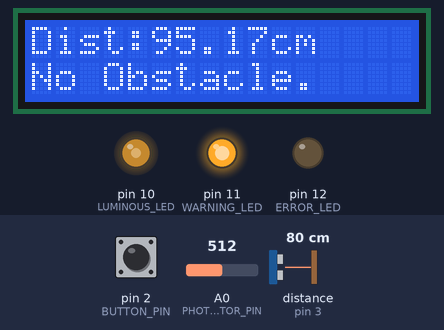
A sketch run on a simulated Arduino Uno, built with avr-gcc and run on an emulated ATmega328P. Shown: 16×2 character LCD, output pins drawn as LEDs (lit = HIGH). Wiring (inferred from the names in the program): ultrasonic range finder: trigger pin 4; echo pin 3. Dashed ring = blinking. The test bench sets the inputs (shaded band); at power-on: distance to the obstacle (sensor on pin 3) 80 cm, A0 (PHOTORESISTOR_PIN) = 512, pin 2 (BUTTON_PIN) HIGH. The echo pulse lasts 58.3 µs per cm; pins used as bus, display or sensor lines are not drawn.

Above: at 1.8 s.
2.3 s: distance to the obstacle (sensor on pin 3) set to 12 cm
At 3.16 s:
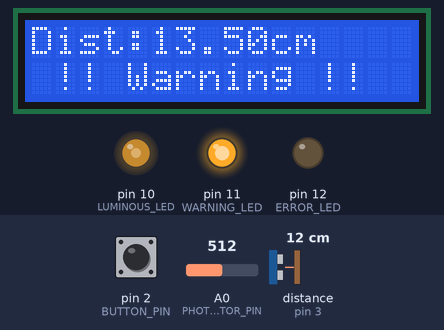
4.0 s: distance to the obstacle (sensor on pin 3) set to 10 cm
At 4.75 s:
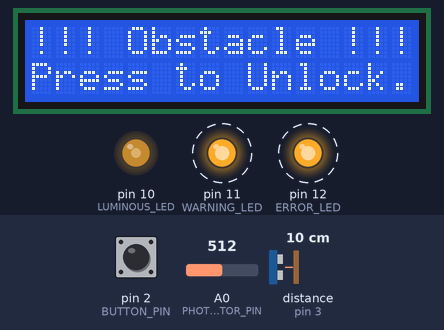
7.0 s: A0 (PHOTORESISTOR_PIN) set to 306
At 7.75 s:
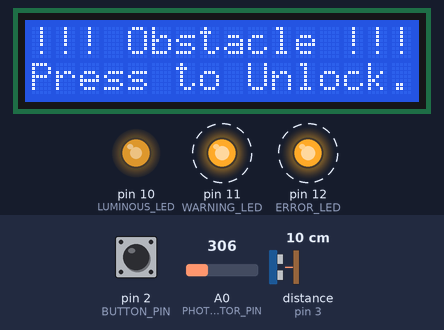
10.0 s: pin 2 (BUTTON_PIN) pulled LOW for 0.15 s
11.6 s: A0 (PHOTORESISTOR_PIN) set to 122
At 11.8 s:
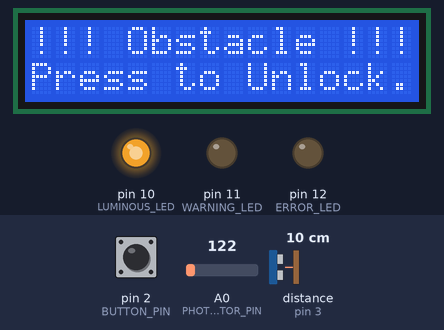
14.5 s: pin 2 (BUTTON_PIN) pulled LOW for 1 s
Timing chart, 0 to 18.0 s (numbered marks = the images above; inputs shaded):
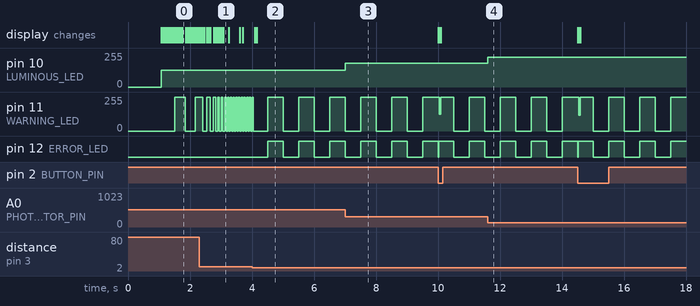

Measured:
- the behaviour switches between 11 and 10 cm on distance to the obstacle (sensor on pin 3) (found by bisection; images 1 and 2)
- after the input at 4.0 s, pin 11 (WARNING_LED): alternates 255/255 for 0.50 s and 0/255 for 0.50 s, starting after 0.50 s; pin 12 (ERROR_LED): alternates HIGH for 0.50 s and LOW for 0.50 s, starting after 0.50 s; the display: first differs from a run without the input after 0.15 s (image 2)
- after the input at 7.0 s, pin 10 (LUMINOUS_LED): 127/255 → 179/255 at once
- after the input at 11.6 s, pin 10 (LUMINOUS_LED): 179/255 → 225/255 at once

The sketch:

Interactive_Obstacle_detection004.ino
```cpp
#include <LiquidCrystal.h>
#include<IRremote.h>
#include<EEPROM.h>
//Ultrasonic Sensor
#define ECHO_PIN 3
#define TRIGGER_PIN 4
//Ir Receiver
#define IR_RECEIVER_PIN 5
//LEDs
#define WARNING_LED 11
#define ERROR_LED 12
#define LUMINOUS_LED 10
#define LOCK_DISTANCE 10.00
#define WARNING_DISTANCE 60.00
//button
#define BUTTON_PIN 2
//lcd
#define LCD_RS_PIN A5
#define LCD_E_PIN  A4
#define LCD_D4_PIN 6
#define LCD_D5_PIN 7
#define LCD_D6_PIN 8
#define LCD_D7_PIN 9
//Ir Button Mapping
#define IR_BUTTON_PLAY  1
#define IR_BUTTON_OFF  18
#define IR_BUTTON_EQ    4
#define IR_BUTTON_RIGHT 3
#define IR_BUTTON_LEFT  2
#define DIST_IN_CM 0
#define DIST_IN_INCHES 1
#define CM_TO_INCHES 0.393701
#define EEPROM_ADDRESS_DIST_UNIT 80
#define PHOTORESISTOR_PIN A0
//Lcd Mode
#define LCD_MODE_DISTANCE 0
#define LCD_MODE_SETTINGS 1
#define LCD_MODE_LUMINOSITY 2

unsigned long LastTimeUltrasonicTrigger = millis();
unsigned long UltrasonicDelay = 60;
volatile bool newDistanceAvailable = false ;

volatile long PulseInBegin;
volatile long PulseInEnd;
unsigned int PreviousDistance = 380;

unsigned long LastTimeWarningLedBlinked = millis();
unsigned long BlinkDelay = 500;
byte WarningLedState = LOW;
unsigned long LastTimeErrorLedBlinked = millis();
unsigned long ErrorBlinkDelay = 500;
byte ErrorLedState = LOW;

unsigned long LastTimeButtonPressed = millis();
unsigned long DebounceDelay = 50;
byte ButtonState;

unsigned long LastTimeReadLuminosity = millis();
unsigned long ReadingDelay = 100;

bool isLocked = false;
int DistanceUnit = DIST_IN_CM;
int LcdMode = LCD_MODE_DISTANCE;
LiquidCrystal lcd( LCD_RS_PIN ,LCD_E_PIN ,LCD_D4_PIN ,LCD_D5_PIN ,LCD_D6_PIN ,LCD_D7_PIN );

void triggerUltrasonicSensor()
{
  digitalWrite(TRIGGER_PIN, LOW);
  delayMicroseconds(2);
  digitalWrite(TRIGGER_PIN,HIGH);
  delayMicroseconds(10);
  digitalWrite(TRIGGER_PIN,LOW);
}

void UltrasonicInterrupt()
{
   if(digitalRead(ECHO_PIN) == HIGH){
   PulseInBegin = micros();
   }
   else{
    PulseInEnd = micros();
    newDistanceAvailable = true;
   }
}

double UltrasonicDistance()
{
  double TimeDurationMicros = PulseInEnd - PulseInBegin ;
  double Distance = TimeDurationMicros / 58.00;
  if(Distance > 300.0){
    return PreviousDistance;
  }
  Distance = PreviousDistance *0.8 + Distance *0.2 ;
  PreviousDistance = Distance;
  return Distance;
}

void toggleWarningLed(){
  WarningLedState =(WarningLedState == HIGH )? LOW : HIGH ;
  digitalWrite(WARNING_LED, WarningLedState);
}

void toggleErrorLed(){
  ErrorLedState = (ErrorLedState == HIGH )? LOW : HIGH ;
  digitalWrite(ERROR_LED, ErrorLedState);
}

void SetWarningLedBlinkRateFromDistance(double distance)
{
  BlinkDelay = distance*4 ;
  //Serial.println(BlinkDelay);
}

void lock(){
  if(!isLocked){
    isLocked = true;
    WarningLedState = LOW ;
    ErrorLedState = LOW ;
  }
}

void Unlock()
{
  if(isLocked){
    isLocked = false;
    ErrorLedState = LOW ;
    digitalWrite(ERROR_LED, ErrorLedState);
    lcd.clear();
  }
}

void PrintDistOnLed(double distance)
{
  if(isLocked){
     lcd.setCursor(0,0);
     lcd.print("!!! Obstacle !!!   ");
     lcd.setCursor(0,1);
     lcd.print("Press to Unlock. ");
  }else if(LcdMode ==LCD_MODE_DISTANCE){
    lcd.setCursor(0,0);
    lcd.print("Dist:");
    if(DistanceUnit == DIST_IN_INCHES){
       lcd.print(distance * CM_TO_INCHES);
       lcd.print("in      ");
    }else{
        lcd.print(distance);
        lcd.print("cm        ");
    }
    lcd.setCursor(0,1);
    if(distance > WARNING_DISTANCE){
       lcd.print("No Obstacle.            ");
    }else{
       lcd.print(" !! Warning !!   ");
    }
  }
}

void toggleDistanceUnit()
{
  if(DistanceUnit == DIST_IN_CM){
    DistanceUnit = DIST_IN_INCHES;
  }else{
    DistanceUnit = DIST_IN_CM;
  }
  EEPROM.write(EEPROM_ADDRESS_DIST_UNIT, DistanceUnit);
}

void toggleLcdScreen(bool Next)
{
  switch(LcdMode) {
    case LCD_MODE_DISTANCE : {
       LcdMode = (Next)? LCD_MODE_SETTINGS: LCD_MODE_LUMINOSITY;
       break;
    }
    case LCD_MODE_SETTINGS : {
      LcdMode = (Next)? LCD_MODE_LUMINOSITY: LCD_MODE_DISTANCE;
    }
    case LCD_MODE_LUMINOSITY : {
      LcdMode = (Next)? LCD_MODE_DISTANCE: LCD_MODE_SETTINGS;
    }
    default : {
      LcdMode = LCD_MODE_DISTANCE;
    }
  }

  lcd.clear();
  if(LcdMode == LCD_MODE_SETTINGS){
    lcd.setCursor(0,0);
    lcd.print("Press on OFF to :    ");
    lcd.setCursor(0,1);
    lcd.print("reset Settings.     ");
  }
}

void resetSettingdToDefault()
{
  if(LcdMode == LCD_MODE_SETTINGS){
     DistanceUnit = DIST_IN_CM;
     EEPROM.write(EEPROM_ADDRESS_DIST_UNIT, DistanceUnit);
     lcd.clear();
     lcd.setCursor(0,0);
     lcd.print("Settings Have  ");
     lcd.setCursor(0,1);
     lcd.print("Been Reset.    ");
  }
}

void setLuminosityLedBrightness(int Luminosity)
{
  byte Brightness = 255 - Luminosity / 4;
  analogWrite(LUMINOUS_LED, Brightness);
}

void printLuminosityOnLcd(int Luminosity)
{
  if( !isLocked && LcdMode==LCD_MODE_LUMINOSITY ){
    lcd.clear();
     lcd.setCursor(0,0);
     lcd.print("Luminosity: ");
     lcd.print(Luminosity);
     lcd.print("         ");
  }
}

void handleIrRemote(long command)
{
   switch (command) {
      case IR_BUTTON_PLAY : {
        Unlock();
        break;
      }
      case IR_BUTTON_OFF : {
        resetSettingdToDefault();
        break;
      }
      case IR_BUTTON_EQ : {
        toggleDistanceUnit();
        break;
      }
      case IR_BUTTON_RIGHT : {
        toggleLcdScreen(true);
        break;
      }
      case IR_BUTTON_LEFT : {
        toggleLcdScreen(false);
        break;
      }
      default: {
      }
   }
}

void setup() {
  Serial.begin(115200);
  lcd.begin(16,2);
  IrReceiver.begin(IR_RECEIVER_PIN);
  pinMode(ECHO_PIN, INPUT);
  pinMode(TRIGGER_PIN, OUTPUT);
  attachInterrupt(digitalPinToInterrupt(ECHO_PIN), UltrasonicInterrupt,CHANGE);
  pinMode(WARNING_LED, OUTPUT);
  pinMode(ERROR_LED, OUTPUT);
  pinMode(LUMINOUS_LED, OUTPUT);
  pinMode(BUTTON_PIN,INPUT);

  ButtonState = digitalRead(BUTTON_PIN);
  lcd.print("Initializing...");
  delay(1000);
  lcd.clear();

  DistanceUnit = EEPROM.read(EEPROM_ADDRESS_DIST_UNIT);
  if(DistanceUnit == 255){
    DistanceUnit = DIST_IN_CM;
  }
}

void loop() {
  unsigned long Timenow = millis();

  if(IrReceiver.decode()){
    IrReceiver.resume();
    long command = IrReceiver.decodedIRData.command;
    handleIrRemote(command);
    Serial.println(command);
  }

  if(Timenow - LastTimeReadLuminosity > ReadingDelay){
    LastTimeReadLuminosity += ReadingDelay;
    int Luminosity = analogRead(PHOTORESISTOR_PIN);
    setLuminosityLedBrightness(Luminosity);
    printLuminosityOnLcd(Luminosity);
  }

  if(Timenow - LastTimeUltrasonicTrigger > UltrasonicDelay)
  {
    LastTimeUltrasonicTrigger += UltrasonicDelay;
    triggerUltrasonicSensor();
  }
  if(isLocked){
    if(Timenow - LastTimeErrorLedBlinked > ErrorBlinkDelay)
      {
        LastTimeErrorLedBlinked += ErrorBlinkDelay;
        toggleWarningLed();
        toggleErrorLed();
      }
    if(Timenow - LastTimeButtonPressed > DebounceDelay)
      {
        byte NewButtonState = digitalRead(BUTTON_PIN);
        if(NewButtonState != ButtonState)
        {
          LastTimeButtonPressed = Timenow;
          ButtonState = NewButtonState;
          if(ButtonState == LOW){
            Unlock();
          }
        }
      }
  }else{
     if(Timenow - LastTimeWarningLedBlinked > BlinkDelay)
      {
        LastTimeWarningLedBlinked += BlinkDelay;
        toggleWarningLed();
      }
  }

  if(newDistanceAvailable){
    newDistanceAvailable = false;
    double distance = UltrasonicDistance();
    SetWarningLedBlinkRateFromDistance(distance);
    PrintDistOnLed(distance);
    if(distance < LOCK_DISTANCE)
    {
      lock();
    }
  }
}
```
